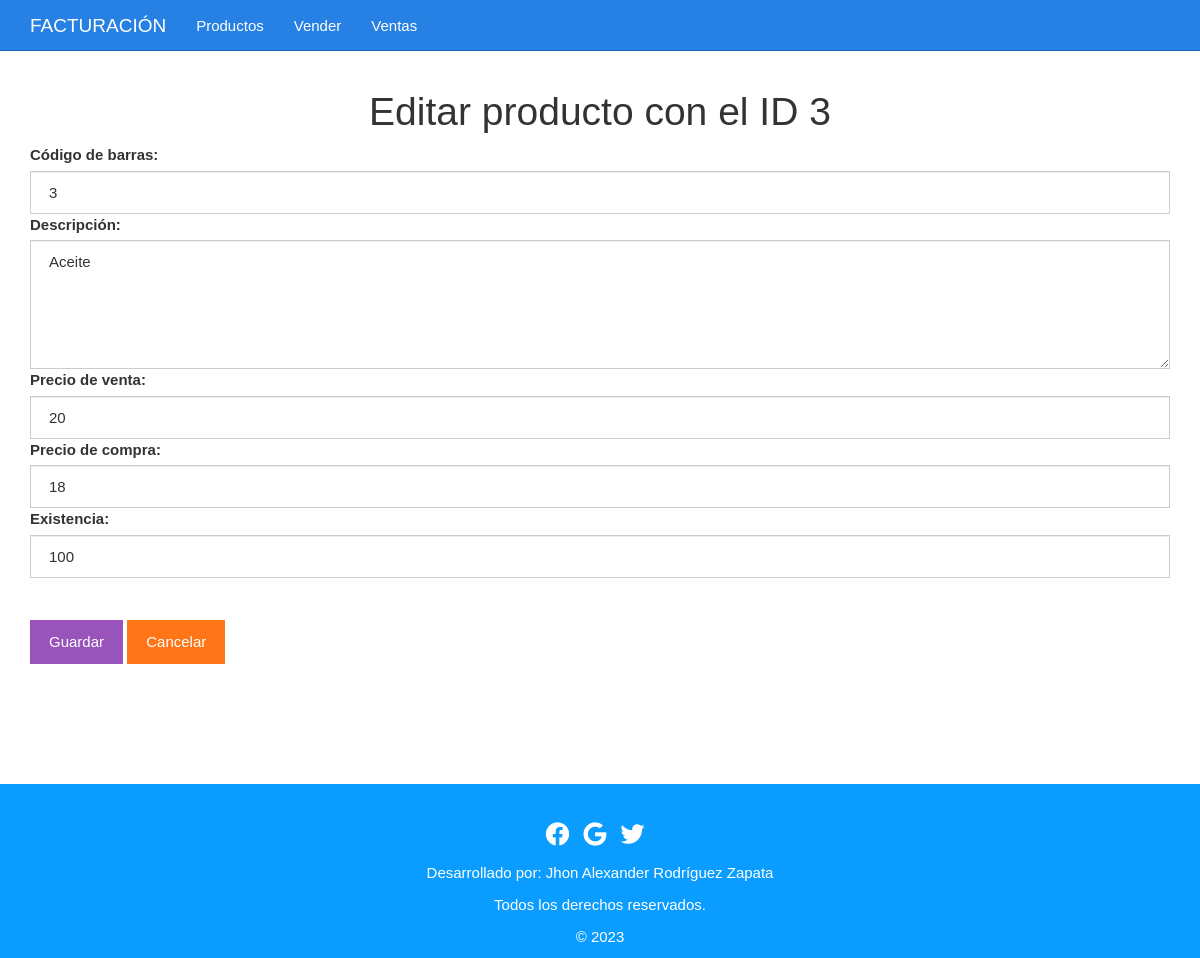
The page /vista/editar.php?id=3 on the database its author committed.
### tables this page shows
CREATE TABLE productos(
	id BIGINT UNSIGNED NOT NULL AUTO_INCREMENT,
	codigo VARCHAR(255) NOT NULL,
	descripcion VARCHAR(255) NOT NULL,
	precioVenta VARCHAR(250) NOT NULL,
	precioCompra VARCHAR(250) NOT NULL,
	existencia VARCHAR(250) NOT NULL,
	id_usuario BIGINT UNSIGNED NOT NULL,
	PRIMARY KEY(id)
);

### vista/editar.php (the view, shortened to what this page needs)
<?php
$id = $_GET["id"];
include_once "../modelo/base_de_datos.php";
$sentencia = $base_de_datos->prepare("SELECT * FROM productos WHERE id = ?;");
$sentencia->execute([$id]);
$producto = $sentencia->fetch(PDO::FETCH_OBJ);
?>
<?php include_once "encabezado.php" ?>
	<div class="col-xs-12">
		<h1 class="text-center">Editar producto con el ID <?php echo $producto->id; ?></h1>
		<form method="post" action="guardarDatosEditados.php">
			<label for="codigo">Código de barras:</label>
			<input value="<?php echo $producto->codigo ?>" class="form-control" name="codigo" required type="text" id="codigo" placeholder="Escribe el código">
			<label for="descripcion">Descripción:</label>
			<textarea required id="descripcion" name="descripcion" cols="30" rows="5" class="form-control"><?php echo $producto->descripcion ?></textarea>
			<label for="precioVenta">Precio de venta:</label>
			<input value="<?php echo $producto->precioVenta ?>" class="form-control" name="precioVenta" required type="number" id="precioVenta" placeholder="Precio de venta">
			<label for="precioCompra">Precio de compra:</label>
			<input value="<?php echo $producto->precioCompra ?>" class="form-control" name="precioCompra" required type="number" id="precioCompra" placeholder="Precio de compra">
			<label for="existencia">Existencia:</label>
			<input value="<?php echo $producto->existencia ?>" class="form-control" name="existencia" required type="number" id="existencia" placeholder="Cantidad o existencia">
			<br><br><input class="btn btn-info" type="submit" value="Guardar">
			<a class="btn btn-warning" href="./listar.php">Cancelar</a>
		</form>
	</div>
<?php include_once "pie.php" ?>

### css/estilo.css (style rules this page uses)
body { padding-top: 70px; }

### rows shown on the page
productos: id "3", codigo "3", descripcion "Aceite", precioVenta "20", precioCompra "18", existencia "100"
